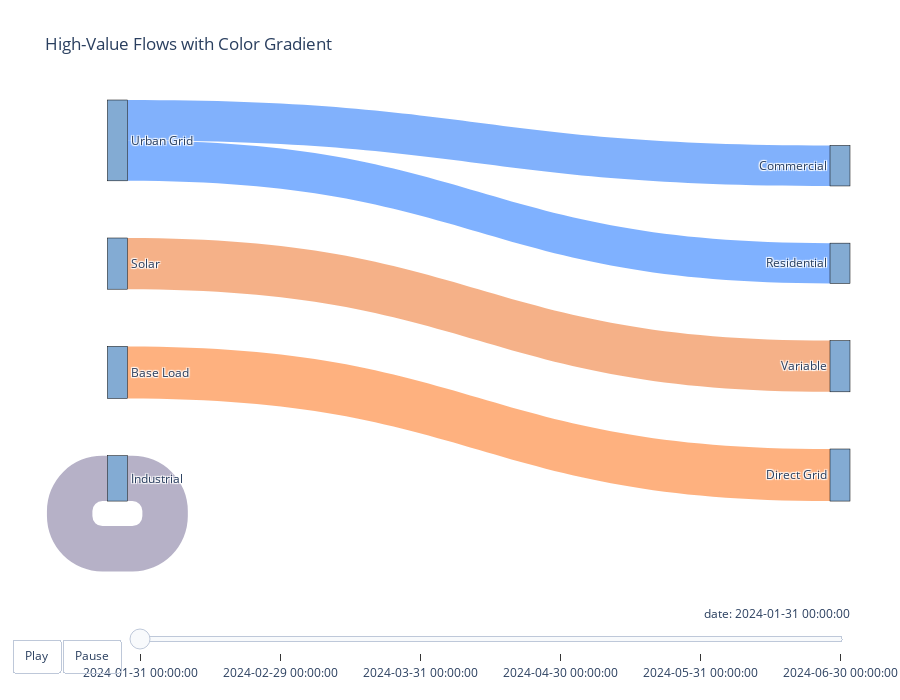

The code cell stored with this chart in its notebook:
### Markdown cell above
## Example 3: With Filters and Histogram Coloring

### Code cell
# Add filters
diagram = SankeyDiagram(df, time_column='date')
diagram.add_filter('high_value', lambda d: d[d['value'] > 80])

# Render with histogram coloring and smooth animation
diagram.render('source', 'target', 'value',
               title="High-Value Flows with Color Gradient",
               show_histogram=True,
               show_timeline=True,
               animation_duration=1000,  # Smooth 1-second transitions
               transition_easing='cubic-in-out').show()

### Figure 1 — Plotly figure (JSON) as saved in the notebook; plotly's stock layout.template omitted (floating-point values rounded to 4 significant figures)
{"data": [{"link": {"color": ["rgba(235, 100, 19, 0.5)", "rgba(254, 100, 0, 0.5)", "rgba(0, 100, 255, 0.5)", "rgba(4, 100, 250, 0.5)", "rgba(111, 100, 143, 0.5)"], "source": [3, 2, 0, 0, 5], "target": [6, 7, 4, 1, 5], "value": [104.9, 106.7, 82.57, 83.04, 93.1]}, "node": {"color": "rgba(100, 150, 200, 0.8)", "label": ["Urban Grid", "Commercial", "Base Load", "Solar", "Residential", "Industrial", "Variable", "Direct Grid"], "line": {"color": "black", "width": 0.5}, "pad": 25, "thickness": 20}, "type": "sankey"}], "layout": {"font": {"size": 12}, "height": 700, "margin": {"b": 120, "l": 50, "r": 50, "t": 100}, "paper_bgcolor": "rgba(0,0,0,0)", "plot_bgcolor": "rgba(0,0,0,0)", "sliders": [{"active": 0, "currentvalue": {"prefix": "date: ", "visible": true, "xanchor": "right"}, "len": 0.9, "pad": {"b": 10, "t": 50}, "steps": [{"args": [["2024-01-31 00:00:00"], {"frame": {"duration": 1000, "redraw": true}, "mode": "immediate", "transition": {"duration": 1000, "easing": "cubic-in-out"}}], "label": "2024-01-31 00:00:00", "method": "animate"}, {"args": [["2024-02-29 00:00:00"], {"frame": {"duration": 1000, "redraw": true}, "mode": "immediate", "transition": {"duration": 1000, "easing": "cubic-in-out"}}], "label": "2024-02-29 00:00:00", "method": "animate"}, {"args": [["2024-03-31 00:00:00"], {"frame": {"duration": 1000, "redraw": true}, "mode": "immediate", "transition": {"duration": 1000, "easing": "cubic-in-out"}}], "label": "2024-03-31 00:00:00", "method": "animate"}, {"args": [["2024-04-30 00:00:00"], {"frame": {"duration": 1000, "redraw": true}, "mode": "immediate", "transition": {"duration": 1000, "easing": "cubic-in-out"}}], "label": "2024-04-30 00:00:00", "method": "animate"}, {"args": [["2024-05-31 00:00:00"], {"frame": {"duration": 1000, "redraw": true}, "mode": "immediate", "transition": {"duration": 1000, "easing": "cubic-in-out"}}], "label": "2024-05-31 00:00:00", "method": "animate"}, {"args": [["2024-06-30 00:00:00"], {"frame": {"duration": 1000, "redraw": true}, "mode": "immediate", "transition": {"duration": 1000, "easing": "cubic-in-out"}}], "label": "2024-06-30 00:00:00", "method": "animate"}], "x": 0.1, "xanchor": "left", "y": 0, "yanchor": "top"}], "title": {"text": "High-Value Flows with Color Gradient"}, "updatemenus": [{"buttons": [{"args": [null, {"frame": {"duration": 1000, "redraw": true}, "fromcurrent": true, "transition": {"duration": 1000, "easing": "cubic-in-out"}}], "label": "Play", "method": "animate"}, {"args": [[null], {"frame": {"duration": 0, "redraw": true}, "mode": "immediate"}], "label": "Pause", "method": "animate"}], "direction": "left", "pad": {"r": 10, "t": 87}, "showactive": false, "type": "buttons", "x": 0.1, "xanchor": "right", "y": 0, "yanchor": "top"}]}}
